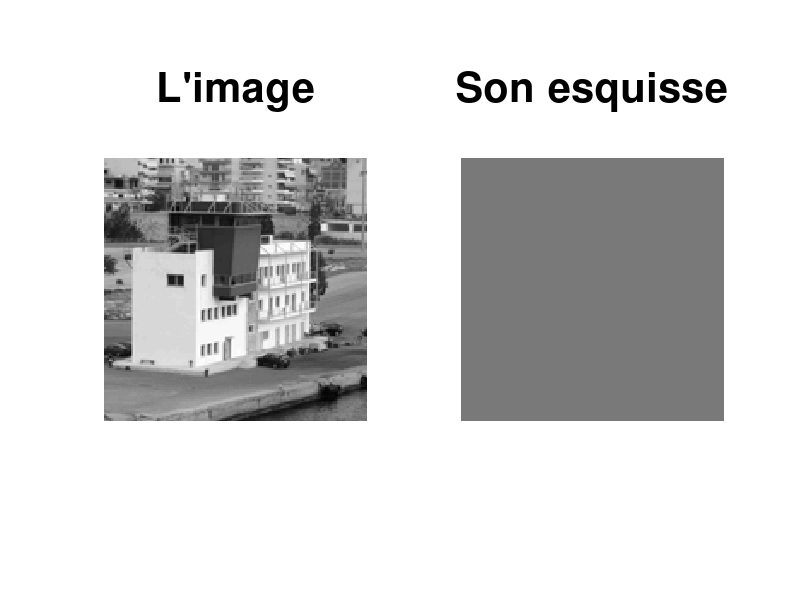

MATLAB code for this plot: (Note: this script raises an error after producing the figure.)

clear;
close all;

load exercice_1;

% Parametres :
p = alpha/pi;
epsilon = 1e-20;

% Affichage de l'image :
figure('Name','Detection des alignements','Position',[0,0,L,0.67*H]);
subplot(1,2,1);
imagesc(I);
axis equal;
axis off;
colormap gray;
title('L''image','FontSize',30);
drawnow;

% Affichage d'un fond gris pour l'esquisse :
subplot(1,2,2);
imagesc(120*ones(size(I)),[0,255]);
axis equal;
axis off;
title('Son esquisse', 'FontSize', 30);
hold on;

% Boucle sur les ensembles E :
nb_elimines = 0;
for k = 1:length(liste_E)

	% Calcul de la matrice d'inertie de l'ensemble candidat numero k :
	E = liste_E{k};
	E_x = E(:,2);					% Attention : x = j
	E_y = E(:,1);					% Attention : y = i
	indices_E = sub2ind(size(I),E_y,E_x);
	G_norme_E = G_norme(indices_E);
	[C_x, C_y, M] = matrice_inertie(E_x, E_y, G_norme_E);

	% Calcul des valeurs/vecteurs propres de M :
	[V,D] = eig(M);

	% Tri des valeurs propres de M par ordre decroissant :
	[~,indices] = sort(diag(D),'descend');

	% Matrice de passage du repere xy vers les axes propres du nuage de points :
	P = V(:, indices);

	% Coordonnees des points du nuage apres rotation dans le repere des axes principaux :
	E_nouveau_repere = [E_x-C_x,E_y-C_y]*P;

	% Calcul de probabilite (loi binomiale) :
	[x_min, x_max, probabilite] = calcul_proba(E_nouveau_repere,p);

	% Test de saillance visuelle :
	if probabilite<epsilon				% Si l'evenement est suffisamment rare
		% Affichage du segment :
		extremites = P*[x_min x_max ; 0 0]+[C_x C_x ; C_y C_y];
		line(extremites(1,:),extremites(2,:),'Color','w','LineWidth',2);
		drawnow;
	else
		nb_elimines = nb_elimines+1;
	end
end
fprintf( 'Sur %d ensembles candidats, %d ont ete elimines\n',length(liste_E),nb_elimines);
